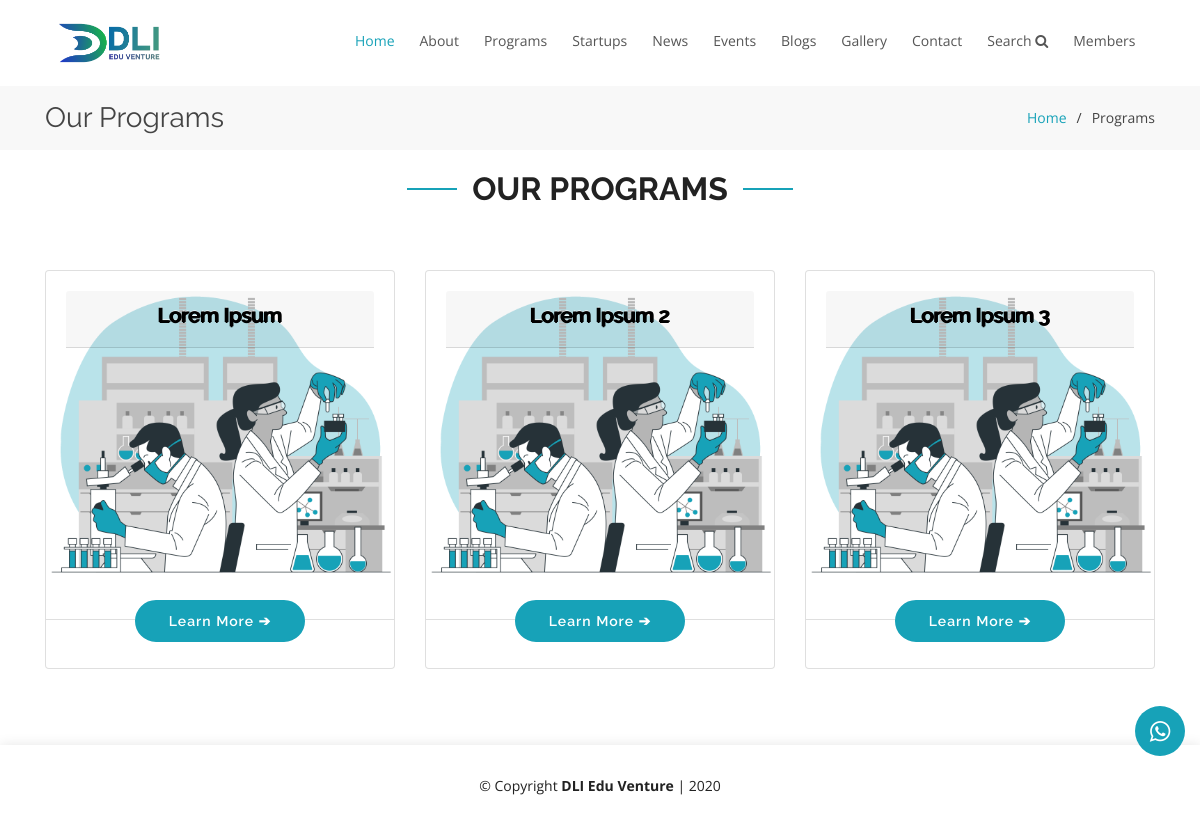
Page /index.php/program on the committed database.
### tables this page shows
CREATE TABLE `tbl_program` (
  `id_program` int(11) NOT NULL,
  `judul_program` varchar(100) NOT NULL,
  `slug_program` varchar(100) NOT NULL,
  `isi` text NOT NULL,
  `foto` text NOT NULL,
  `foto_type` char(10) NOT NULL,
  `uploader` int(11) NOT NULL,
  `created` datetime NOT NULL DEFAULT current_timestamp(),
  `updater` int(11) NOT NULL,
  `modified` datetime DEFAULT NULL
);

### application/controllers/program.php (called while the page is built, shortened)
<?php
class program extends CI_Controller {
	function __construct(){
        	$this->load->model('M_program');
	}
	public function index(){
			$data['title'] = "program";
            $data['content'] = 'front/program';
            $data['program'] = $this->M_program->get_all();
            $this->load->view('template/front/view_index', $data);
        }
}

### index.php (called while the page is built, shortened)
<?php
require_once BASEPATH.'core/CodeIgniter.php';

### application/models/M_program.php (called while the page is built, shortened)
<?php  if ( ! defined('BASEPATH')) exit('No direct script access allowed');
class M_program extends CI_Model
{
  public $table = 'tbl_program';
  function get_all()
  {
    return $this->db->get($this->table)->result();
  }
}

### application/views/front/program.php (the view)
<main id="main">
    <section class="breadcrumbs">
        <div class="container">
            <div class="d-flex justify-content-between align-items-center">
                <h2>Our Programs</h2>
                <ol>
                    <li><a href=" <?php echo base_url();?> ">Home</a></li>
                    <li>Programs</li>
                </ol>
            </div>
        </div>
    </section>
    <section id="programs" class="programs">
        <div class="container">
            <div class="section-title" data-aos="fade-up">
                <h2>Our Programs</h2>
            </div>
            <div class="row content text-center justify-content-center">
                <?php foreach ($program as $program1): ?>
                <div class="col-sm-6 col-md-4 d-flex align-items-stretch mt-4" data-aos="fade-up" data-aos-delay="100">
                    <div class="card mb-3">
                        <img class="card-img-top" src="assets/img/programs/Programs_1_LIL.png" alt="DLI Learning Innovation Lab (LIL)">
                        <div class="card-img-overlay">
                            <div class="card-header card-title text-dark">
                                <h5> <?php echo $program1->judul_program;?> </h5>
                            </div>
                        </div>
                        <div class="card-footer bg-transparent">
                            <a href="<?php echo base_url('program/selanjutnya/'.$program1->id_program);?>" class="btn btn-learn-more-card" data-aos="fade-up" data-aos-delay="150">Learn More ➔</a>
                        </div>
                    </div>
                </div>
                <?php endforeach ?>
            </div>
        </div>
    </section>
</main>

### assets/css/style.css (style rules this page uses)
body { font-family: "Open Sans", sans-serif; color: #444444; }
a { color: #17A2B8; }
h1, h2, h3, h4, h5, h6 { font-family: "Raleway", sans-serif; }
section { padding: 60px 0; overflow: hidden; }
.section-title { text-align: center; padding-bottom: 30px; }
.section-title h2 { font-size: 32px; font-weight: bold; text-transform: uppercase; position: relative; color: #222; }
.section-title h2::before, .section-title h2::after { content: ''; width: 50px; height: 2px; background: #17A2B8; display: inline-block; }
.section-title h2::before { margin: 0 15px 10px 0; }
.section-title h2::after { margin: 0 0 10px 15px; }
.programs { padding-top: 20px; }
.programs .card { margin: auto auto; }
.programs .card-title h5 { font-weight: 500; color: #000; text-shadow: -1px 0 black, 0 1px black, 1px 0 black, 0 -1px white; }
.programs .card-footer .btn-learn-more-card { position: relative; margin-top: -50px; }
.programs .content .btn-learn-more-card { font-family: "Raleway", sans-serif; font-weight: 600; font-size: 14px; letter-spacing: 1px; display: inline-block; padding: 12px 32px; border-radius: 50px; transition: 0.3s; line-height: 1; background: #17A2B8; color: #fff; -webkit-animation-delay: 0.8s; animation-delay: 0.8s; border: 2px solid #17A2B8; }
.breadcrumbs { padding: 15px 0; background: #f8f8f8; min-height: 40px; margin-top: 86px; }
.breadcrumbs h2 { font-size: 28px; font-weight: 400; margin: 0; }
.breadcrumbs ol { display: flex; flex-wrap: wrap; list-style: none; padding: 0; margin: 0; font-size: 14px; }
.breadcrumbs ol li+li { padding-left: 10px; }
.breadcrumbs ol li+li::before { display: inline-block; padding-right: 10px; color: #3c3c3c; content: "/"; }

### rows in the picture
tbl_program: judul_program "Lorem Ipsum"
tbl_program: judul_program "Lorem Ipsum 2"
tbl_program: judul_program "Lorem Ipsum 3"
